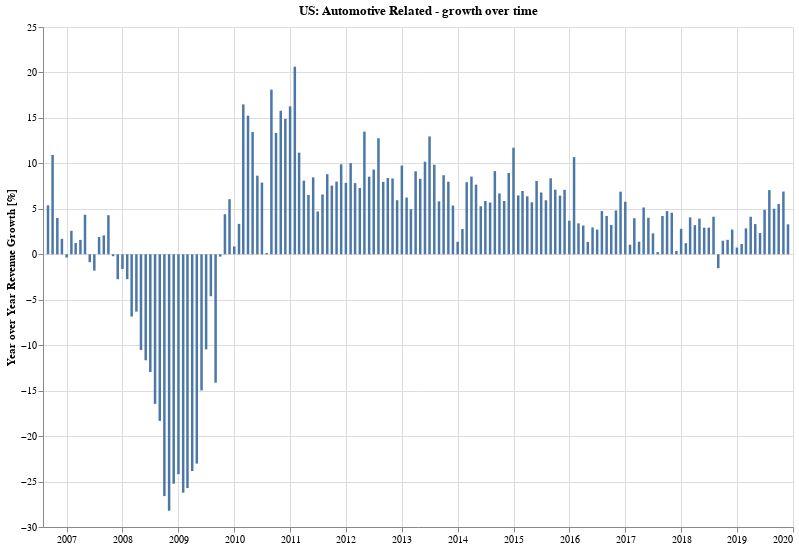

This figure's notebook cell:
### Markdown cell above
### What is the *growth* trend for automotive-related retail sales revenue?

### Code cell
as_yoy = df_combined.copy()

# Compute auto-related sales revenues by ( total - (total - autos) ) => autos
as_yoy['Automotive Related'] = (as_yoy['Retail sales, total'] -\
                   as_yoy['Retail sales, total (excl. motor vehicle and parts dealers)'])

as_df = as_yoy['Automotive Related'].reset_index()

doYoYChartFor('Automotive Related', as_df.set_index('dt'))

### Figure 1 — Vega-Lite specification as saved in the notebook (floating-point values rounded to 4 significant figures; data arrays with more than 128 entries replaced by an {"elided": "..."} marker saying what was removed)
{"config": {"view": {"continuousWidth": 400, "continuousHeight": 300}}, "data": {"name": "data-9e92d08ec5c840d39deb1034d16784f6"}, "mark": {"type": "bar", "size": 2.5}, "encoding": {"tooltip": [{"type": "temporal", "field": "dt"}, {"type": "quantitative", "field": "Automotive Related"}], "x": {"type": "temporal", "axis": {"title": ""}, "field": "dt"}, "y": {"type": "quantitative", "axis": {"title": "Year over Year Revenue Growth [%]"}, "field": "Automotive Related"}}, "height": 500, "title": "US: Automotive Related - growth over time", "width": 750, "$schema": "https://vega.github.io/schema/vega-lite/v4.0.2.json", "datasets": {"data-9e92d08ec5c840d39deb1034d16784f6": {"elided": "160 records"}}}
